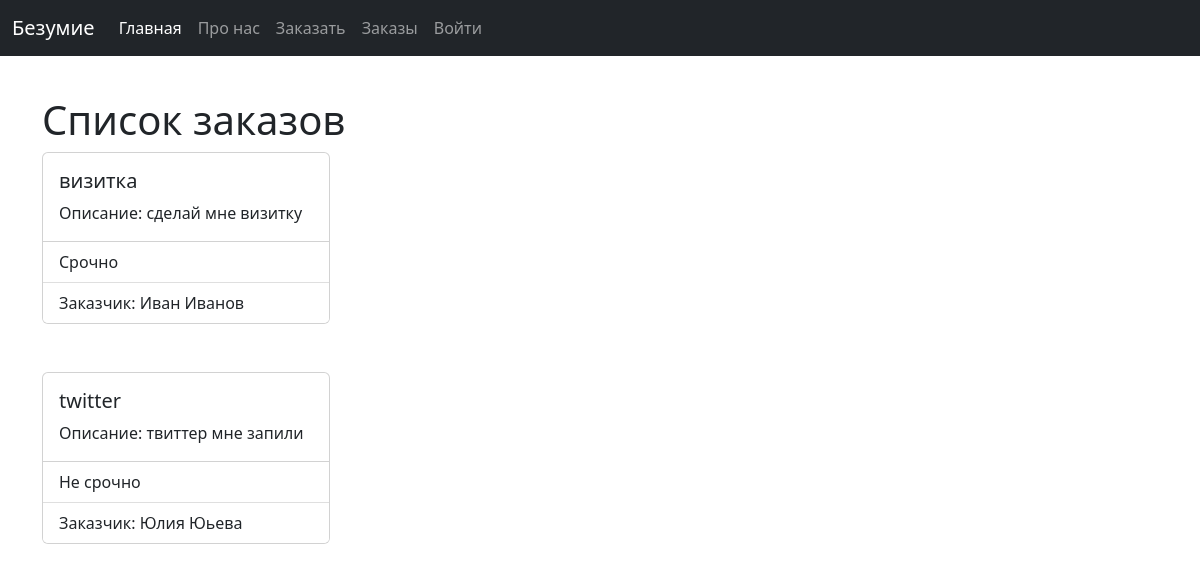
Before: /order_list with the older database file.
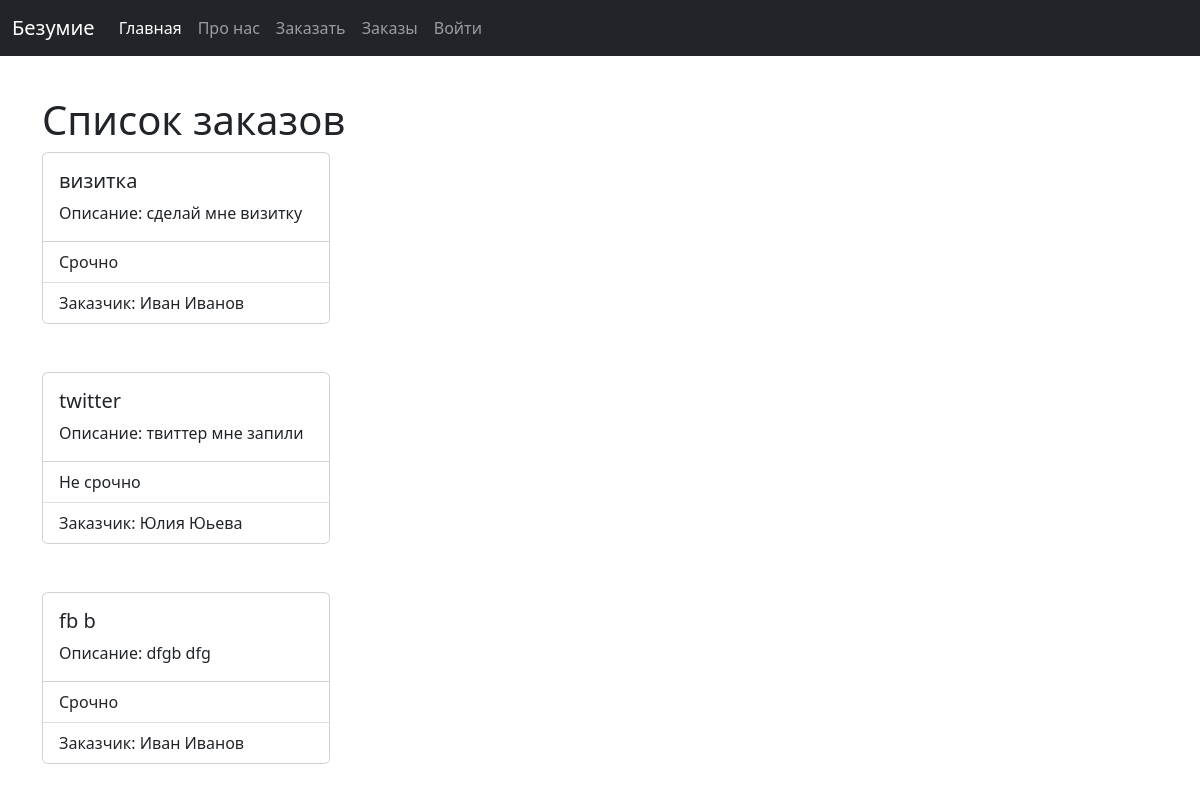
After: the same page with the newer database file.
### main/models.py (models this page shows)
class SiteRequest(models.Model):
    site_name = models.CharField(max_length=150)
    description = models.TextField(blank=True)
    urgently = models.BooleanField()
    customer = models.ForeignKey(User, blank=True, null=True, on_delete=models.SET_NULL)
    def __str__(self):
        return self.site_name

class User(models.Model):
    name = models.CharField(max_length=150)
    surname = models.CharField(max_length=150)
    email = models.EmailField()
    password = models.CharField(max_length=150)
    def __str__(self):
        return self.name + ' ' + self.surname

### main/views.py (the view)
# urls.py: path('order_list', views.order_list, name = 'orders'),
def order_list(request):
    orders = SiteRequest.objects.all()
    return render(request, 'main/order_list.html', {'orders': orders})

### main/templates/main/order_list.html (shortened to what this page needs)
{% extends 'main/base.html' %}
{% block content %}
    <br><br>
    <h1>Список заказов</h1>
    {% for order in orders %}
        <div class="card" style="width: 18rem;">
          <div class="card-body">
            <h5 class="card-title">{{order}}</h5>
            <p class="card-text">Описание: {{order.description}}</p>
          </div>
          <ul class="list-group list-group-flush">
              {% if order.urgently %}
                <li class="list-group-item">Срочно</li>
              {% else %}
                <li class="list-group-item">Не срочно</li>
              {% endif %}
            <li class="list-group-item">Заказчик: {{order.customer}}</li>
          </ul>
        </div>
        <br><br>
    {% endfor %}
{% endblock %}

Changed rows visible on the page:
added SiteRequest: site_name "fb b", description "dfgb dfg", urgently "Срочно", customer "Иван Иванов"
